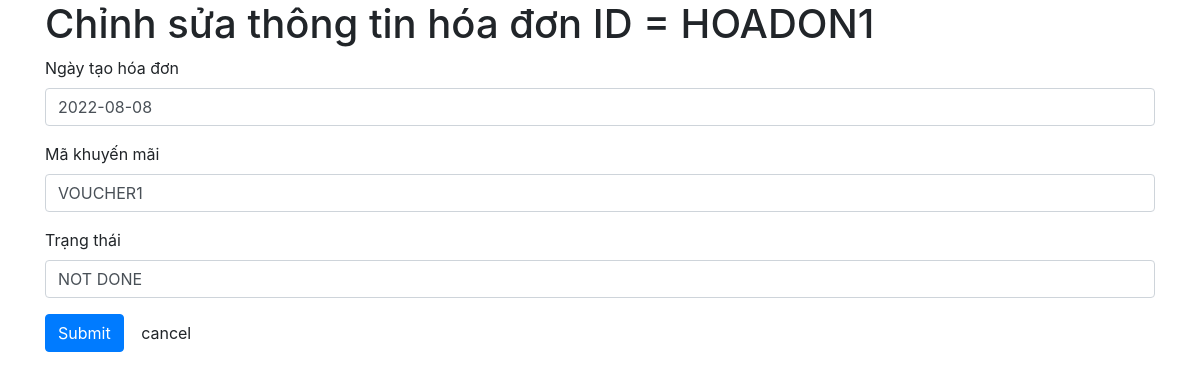
Page /php/edit.php?ID=HOADON1 on the committed database.
### tables this page shows
CREATE TABLE HOADON(
ID CHAR(50) NOT NULL,
PHUONGTHUC VARCHAR(25) NOT NULL,
THOIGIAN DATE NOT NULL,
TRANGTHAI VARCHAR(20),
IDKHOAHOC CHAR(50) NOT NULL,
IDHOCVIEN CHAR(50) NOT NULL,
IDTHUNGAN CHAR(50),
GIATIEN int,
PRIMARY KEY (ID)
);

CREATE TABLE KHUYENMAI_HOADON(
IDKHUYENMAI CHAR(50) NOT NULL,
IDHOADON CHAR(50) NOT NULL,
PRIMARY KEY (IDHOADON),
CONSTRAINT fk_khuyenmai_hd_km FOREIGN KEY(IDKHUYENMAI) REFERENCES KHUYENMAI(ID)
ON UPDATE CASCADE ON DELETE CASCADE,
CONSTRAINT fk_khuyenmai_kh_kh1 FOREIGN KEY(IDHOADON) REFERENCES HOADON(ID)
ON UPDATE CASCADE ON DELETE CASCADE 
);

### php/edit.php (the view, shortened to what this page needs)
<?php
    require_once 'connection.php';
    $ID=$_GET['ID'];
    $edit = "SELECT a.ID,a.thoigian,a.IDKHOAHOC,c.IDKHUYENMAI ,a.GIATIEN,a.TRANGTHAI,a.IDHOCVIEN,b.TEN from hoadon a,hocvien b,khuyenmai_hoadon c where a.IDHOCVIEN = b.ID and c.IDHOADON=a.ID and a.ID='$ID' order by IDHOCVIEN";
    $result = mysqli_query($conn, $edit);
    $row= mysqli_fetch_assoc($result);
?>
<!DOCTYPE html>
<html lang="en">
<head>
    <link rel="stylesheet" href="https://cdn.jsdelivr.net/npm/bootstrap@4.6.2/dist/css/bootstrap.min.css">
</head>
<body>
<div class="container">
    <h1 class="title">Chỉnh sửa thông tin hóa đơn ID = <?php echo $ID?></h1>
    <form action="update.php" method="post">
      <div class="form-group">
        <label for="thoigian">Ngày tạo hóa đơn</label>
        <input  class="form-control" id="thoigian" name="thoigian" value ="<?php echo $row['thoigian']?>">
      </div>
      <div class="form-group">
        <label for="voucher">Mã khuyến mãi</label>
        <input class="form-control" id="voucher" name="voucher" value ="<?php echo $row['IDKHUYENMAI']?>">
      </div>
      <div class="form-group">
        <label for="state">Trạng thái</label>
        <input class="form-control" id="state" name="state" value ="<?php echo $row['TRANGTHAI']?>">
      </div>
      <button onclick="return confirm('Bạn muốn lưu thay đổi?')" type="submit" class="btn btn-primary">Submit</button>
      <a href="index.php" class="btn ">cancel</a>
    </form>
</div>
</body>

### rows in the picture
hoadon: thoigian "2022-08-08", voucher "VOUCHER1", state "NOT DONE"

### other values in the picture
$ID "HOADON1"
